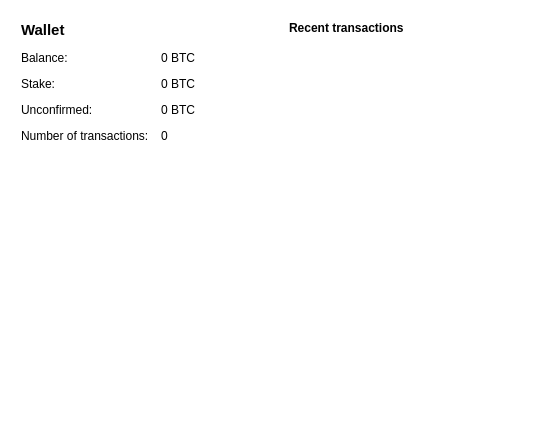
<?xml version="1.0" encoding="UTF-8"?>
<ui version="4.0">
 <class>OverviewPage</class>
 <widget class="QWidget" name="OverviewPage">
  <property name="geometry">
   <rect>
    <x>0</x>
    <y>0</y>
    <width>552</width>
    <height>440</height>
   </rect>
  </property>
  <property name="windowTitle">
   <string>Form</string>
  </property>
  <property name="styleSheet">
   <string notr="true">background-color: rgba(255, 255, 255, 0);</string>
  </property>
  <layout class="QHBoxLayout" name="horizontalLayout" stretch="1,1">
   <item>
    <layout class="QVBoxLayout" name="verticalLayout_2">
     <item>
      <widget class="QFrame" name="frame">
       <property name="frameShape">
        <enum>QFrame::StyledPanel</enum>
       </property>
       <property name="frameShadow">
        <enum>QFrame::Raised</enum>
       </property>
       <layout class="QFormLayout" name="formLayout_2">
        <property name="fieldGrowthPolicy">
         <enum>QFormLayout::AllNonFixedFieldsGrow</enum>
        </property>
        <property name="horizontalSpacing">
         <number>12</number>
        </property>
        <property name="verticalSpacing">
         <number>12</number>
        </property>
        <item row="2" column="0">
         <widget class="QLabel" name="label">
          <property name="text">
           <string>Balance:</string>
          </property>
         </widget>
        </item>
        <item row="2" column="1">
         <widget class="QLabel" name="labelBalance">
          <property name="text">
           <string notr="true">0 BTC</string>
          </property>
         </widget>
        </item>
        <item row="5" column="0">
         <widget class="QLabel" name="label_2">
          <property name="text">
           <string>Number of transactions:</string>
          </property>
         </widget>
        </item>
        <item row="5" column="1">
         <widget class="QLabel" name="labelNumTransactions">
          <property name="text">
           <string>0</string>
          </property>
         </widget>
        </item>
        <item row="4" column="0">
         <widget class="QLabel" name="label_3">
          <property name="text">
           <string>Unconfirmed:</string>
          </property>
         </widget>
        </item>
        <item row="4" column="1">
         <widget class="QLabel" name="labelUnconfirmed">
          <property name="text">
           <string notr="true">0 BTC</string>
          </property>
         </widget>
        </item>
        <item row="3" column="0">
         <widget class="QLabel" name="label_6">
          <property name="text">
           <string>Stake:</string>
          </property>
         </widget>
        </item>
        <item row="3" column="1">
         <widget class="QLabel" name="labelStake">
          <property name="text">
           <string notr="true">0 BTC</string>
          </property>
         </widget>
        </item>
        <item row="1" column="0">
         <widget class="QLabel" name="label_5">
          <property name="font">
           <font>
            <pointsize>11</pointsize>
            <weight>75</weight>
            <bold>true</bold>
           </font>
          </property>
          <property name="text">
           <string>Wallet</string>
          </property>
         </widget>
        </item>
       </layout>
      </widget>
     </item>
     <item>
      <spacer name="verticalSpacer">
       <property name="orientation">
        <enum>Qt::Vertical</enum>
       </property>
       <property name="sizeHint" stdset="0">
        <size>
         <width>20</width>
         <height>40</height>
        </size>
       </property>
      </spacer>
     </item>
     <item alignment="Qt::AlignHCenter">
      <widget class="QLabel" name="coinimage">
       <property name="sizePolicy">
        <sizepolicy hsizetype="Preferred" vsizetype="Preferred">
         <horstretch>0</horstretch>
         <verstretch>0</verstretch>
        </sizepolicy>
       </property>
       <property name="minimumSize">
        <size>
         <width>250</width>
         <height>250</height>
        </size>
       </property>
       <property name="maximumSize">
        <size>
         <width>250</width>
         <height>250</height>
        </size>
       </property>
       <property name="sizeIncrement">
        <size>
         <width>0</width>
         <height>0</height>
        </size>
       </property>
       <property name="baseSize">
        <size>
         <width>0</width>
         <height>0</height>
        </size>
       </property>
       <property name="text">
        <string/>
       </property>
       <property name="pixmap">
        <pixmap resource="../bitcoin.qrc">:/icons/bitcoin</pixmap>
       </property>
       <property name="scaledContents">
        <bool>true</bool>
       </property>
       <property name="alignment">
        <set>Qt::AlignCenter</set>
       </property>
       <property name="margin">
        <number>-2</number>
       </property>
      </widget>
     </item>
    </layout>
   </item>
   <item>
    <layout class="QVBoxLayout" name="verticalLayout_3">
     <item>
      <widget class="QFrame" name="frame_2">
       <property name="frameShape">
        <enum>QFrame::StyledPanel</enum>
       </property>
       <property name="frameShadow">
        <enum>QFrame::Raised</enum>
       </property>
       <layout class="QVBoxLayout" name="verticalLayout">
        <item>
         <widget class="QLabel" name="label_4">
          <property name="text">
           <string>&lt;b&gt;Recent transactions&lt;/b&gt;</string>
          </property>
         </widget>
        </item>
        <item>
         <widget class="QListView" name="listTransactions">
          <property name="frameShape">
           <enum>QFrame::NoFrame</enum>
          </property>
          <property name="verticalScrollBarPolicy">
           <enum>Qt::ScrollBarAlwaysOff</enum>
          </property>
          <property name="horizontalScrollBarPolicy">
           <enum>Qt::ScrollBarAlwaysOff</enum>
          </property>
          <property name="selectionMode">
           <enum>QAbstractItemView::NoSelection</enum>
          </property>
         </widget>
        </item>
        <item>
         <widget class="Line" name="line">
          <property name="orientation">
           <enum>Qt::Horizontal</enum>
          </property>
         </widget>
        </item>
        <item>
         <widget class="QCustomPlot" name="diffplot" native="true">
          <property name="minimumSize">
           <size>
            <width>0</width>
            <height>200</height>
           </size>
          </property>
         </widget>
        </item>
       </layout>
      </widget>
     </item>
     <item>
      <spacer name="verticalSpacer_2">
       <property name="orientation">
        <enum>Qt::Vertical</enum>
       </property>
       <property name="sizeHint" stdset="0">
        <size>
         <width>20</width>
         <height>40</height>
        </size>
       </property>
      </spacer>
     </item>
    </layout>
   </item>
  </layout>
 </widget>
 <customwidgets>
  <customwidget>
   <class>QCustomPlot</class>
   <extends>QWidget</extends>
   <header>qcustomplot.h</header>
   <container>1</container>
  </customwidget>
 </customwidgets>
 <resources>
  <include location="../bitcoin.qrc"/>
 </resources>
 <connections/>
</ui>
